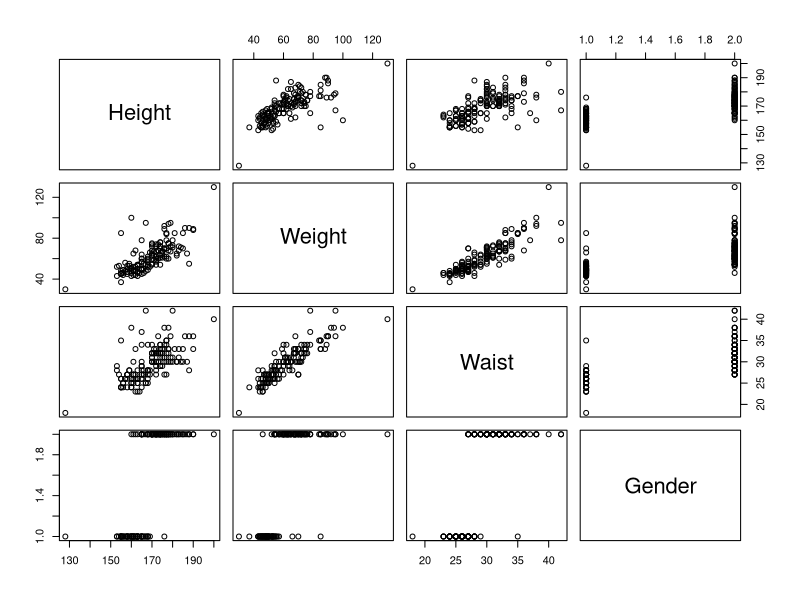
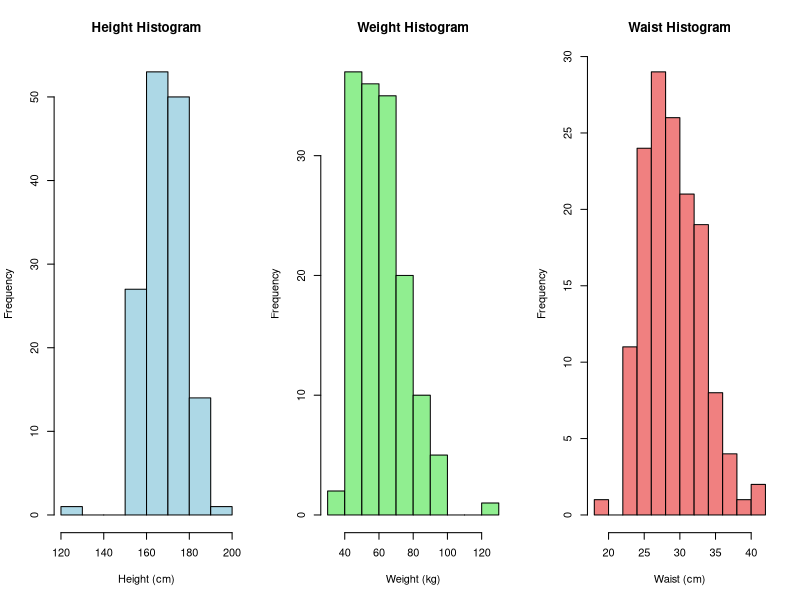
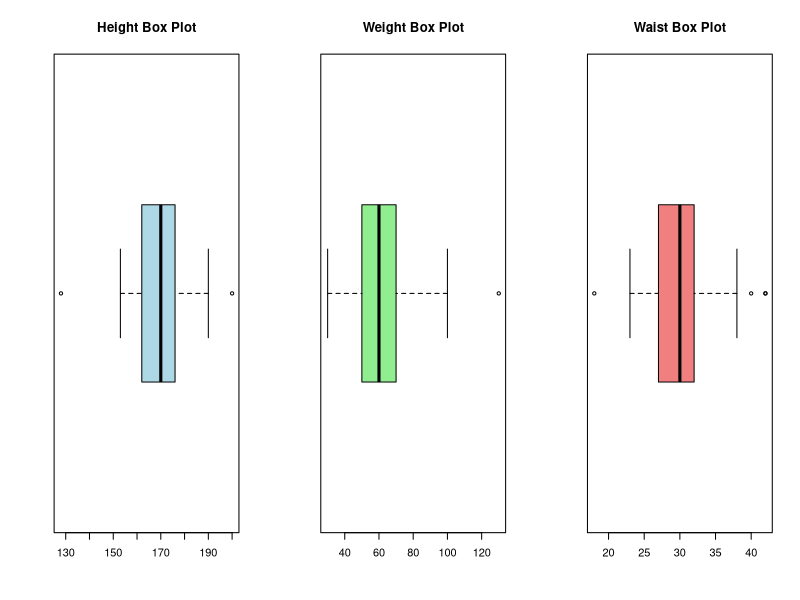
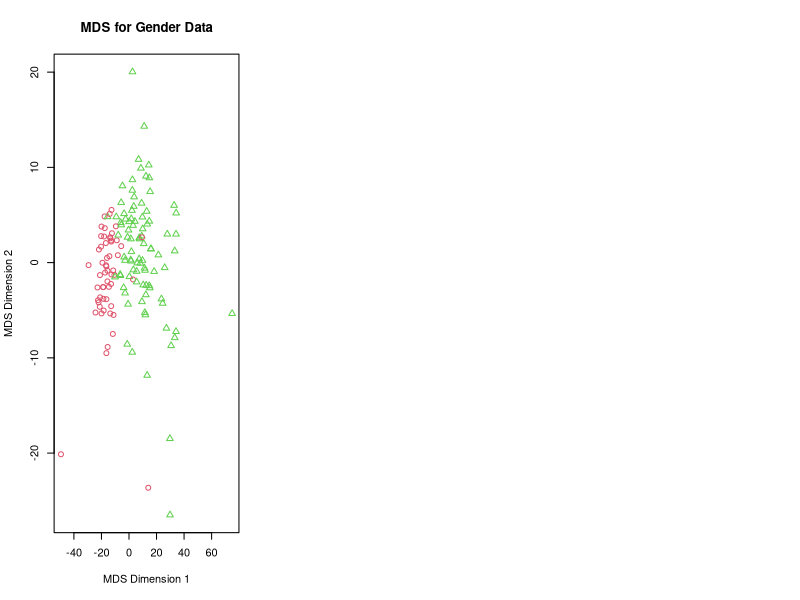
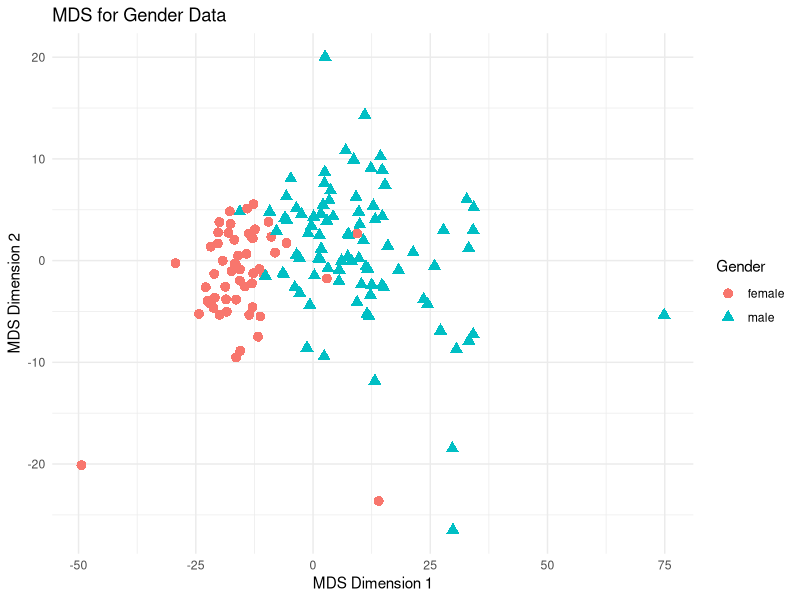

Source code (R) for these figures, in order:
## Question 1

# Load necessary libraries
library(ggplot2)
library(dplyr)
library(tidyr)
library(MASS)
library(stats)

# Load the dataset
data <- read.csv("gender_outlier.csv")
plot(data)

# Check structure of the data
str(data$Height)


# Display histograms w.r.t. height, weight, and waist
par(mfrow=c(1,3))  # Set up the plotting area
hist(data$Height, main="Height Histogram", xlab="Height (cm)", col="lightblue", border="black")
hist(data$Weight, main="Weight Histogram", xlab="Weight (kg)", col="lightgreen", border="black")
hist(data$Waist, main="Waist Histogram", xlab="Waist (cm)", col="lightcoral", border="black")

# Box plots to identify outliers
par(mfrow=c(1,3))  # Set up the plotting area
boxplot(data$Height, main="Height Box Plot", horizontal=TRUE, col="lightblue")
boxplot(data$Weight, main="Weight Box Plot", horizontal=TRUE, col="lightgreen")
boxplot(data$Waist, main="Waist Box Plot", horizontal=TRUE, col="lightcoral")

# Multi-dimensional scaling
# Prepare the data for MDS
print(colnames(data))
mds_data <- data[c("Height", "Weight", "Waist")]

# Calculate the distance matrix using Euclidean distance
dist_matrix <- dist(mds_data, method = 'euclidean')

# Perform MDS
mds_result <- cmdscale(dist_matrix, k = 2, eig = TRUE)

# Extract MDS coordinates
mdsx <- mds_result$points[, 1]
mdsy <- mds_result$points[, 2]

# Create a data frame for ggplot
mds_df <- data.frame(MDS1 = mdsx, MDS2 = mdsy, Gender = factor(data$Gender))

# Base R plot for MDS
plot(mdsx, mdsy, pch = as.numeric(mds_df$Gender), 
     col = as.numeric(mds_df$Gender) + 1, 
     main = "MDS for Gender Data", 
     xlab = "MDS Dimension 1", 
     ylab = "MDS Dimension 2")

# ggplot for MDS
p <- ggplot(mds_df, aes(x = MDS1, y = MDS2)) +
  geom_point(size = 3, aes(colour = Gender, shape = Gender)) +
  labs(title = "MDS for Gender Data", x = "MDS Dimension 1", y = "MDS Dimension 2") +
  theme_minimal()

# Display the ggplot
print(p)
